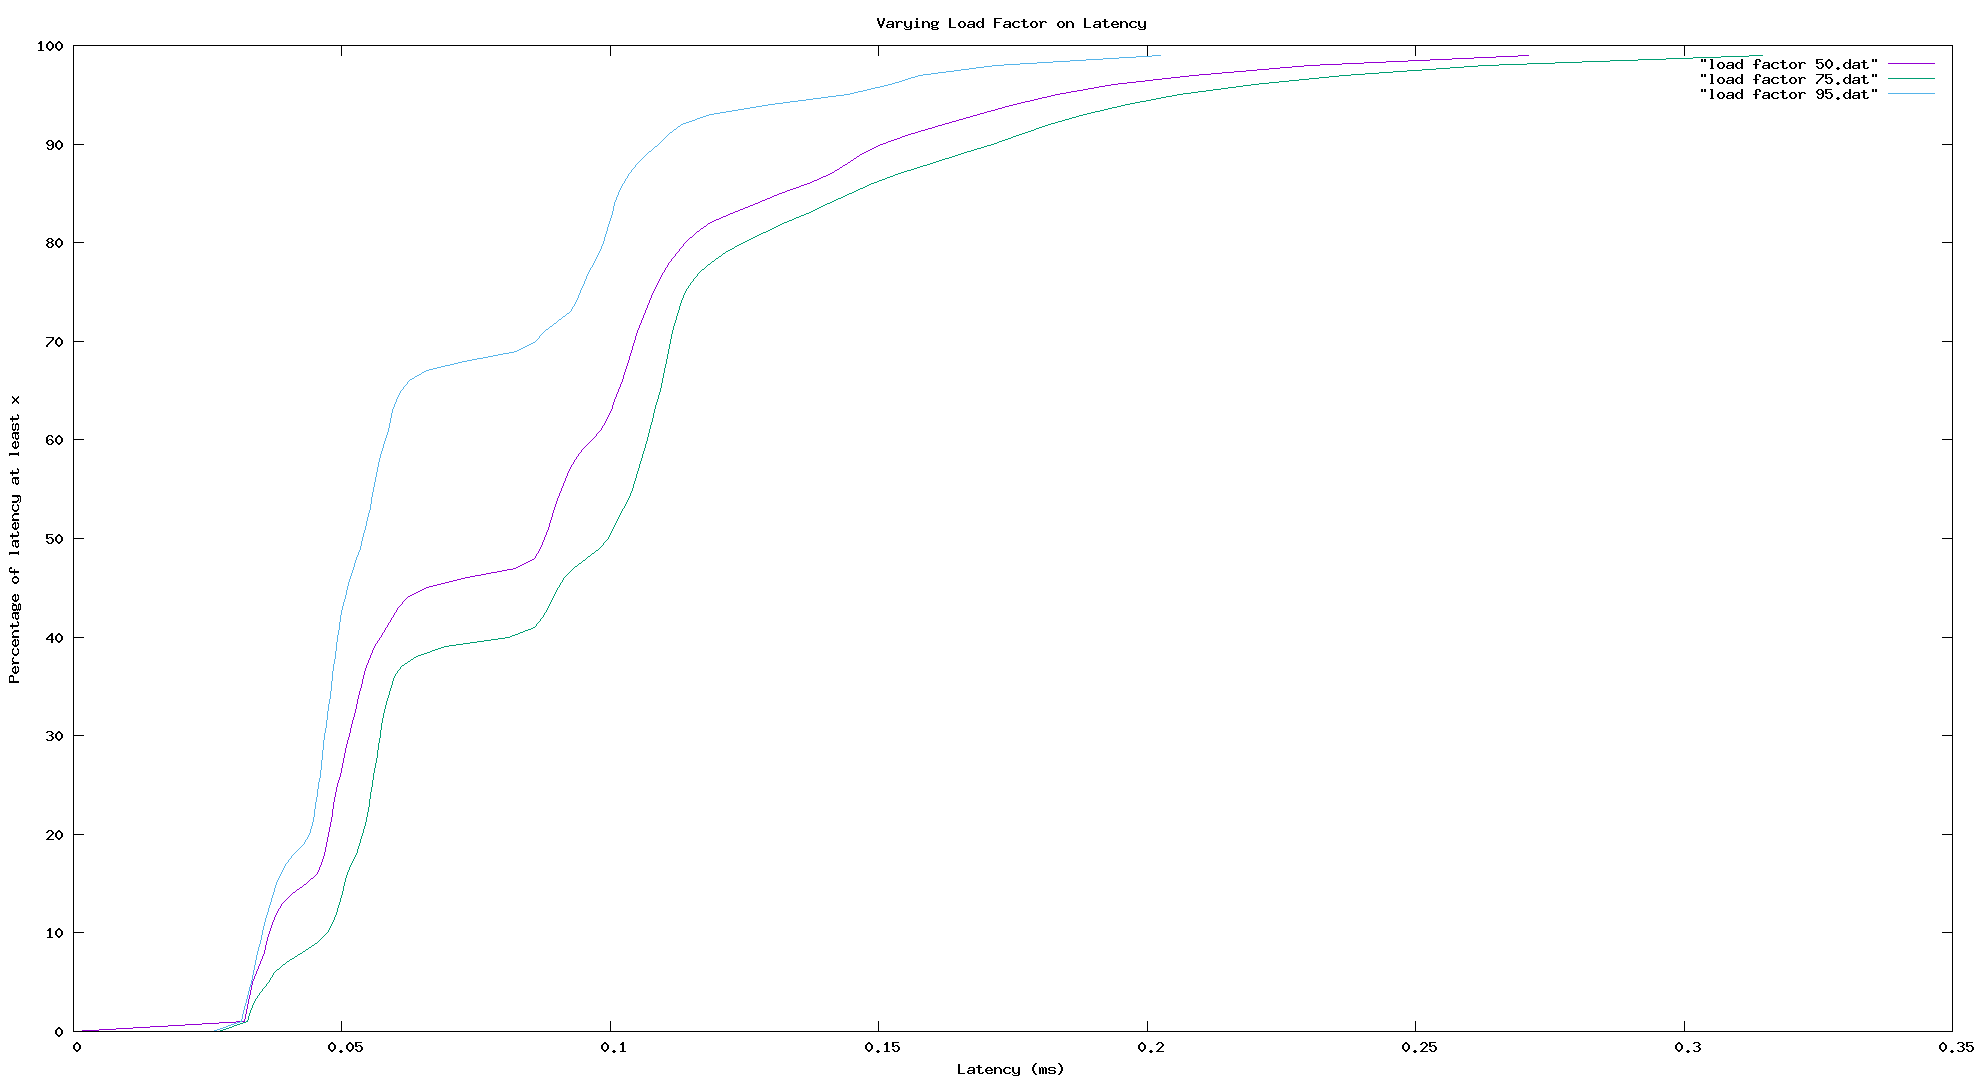

Write the gnuplot code that produced this figure.
set term png enhanced giant size 1980,1080
set output "load_factor.png"

set xlabel "Latency (ms)"
set ylabel "Percentage of latency at least x"
set title "Varying Load Factor on Latency"


plot "load factor 50.dat" with lines, "load factor 75.dat" with lines, "load factor 95.dat" with lines
